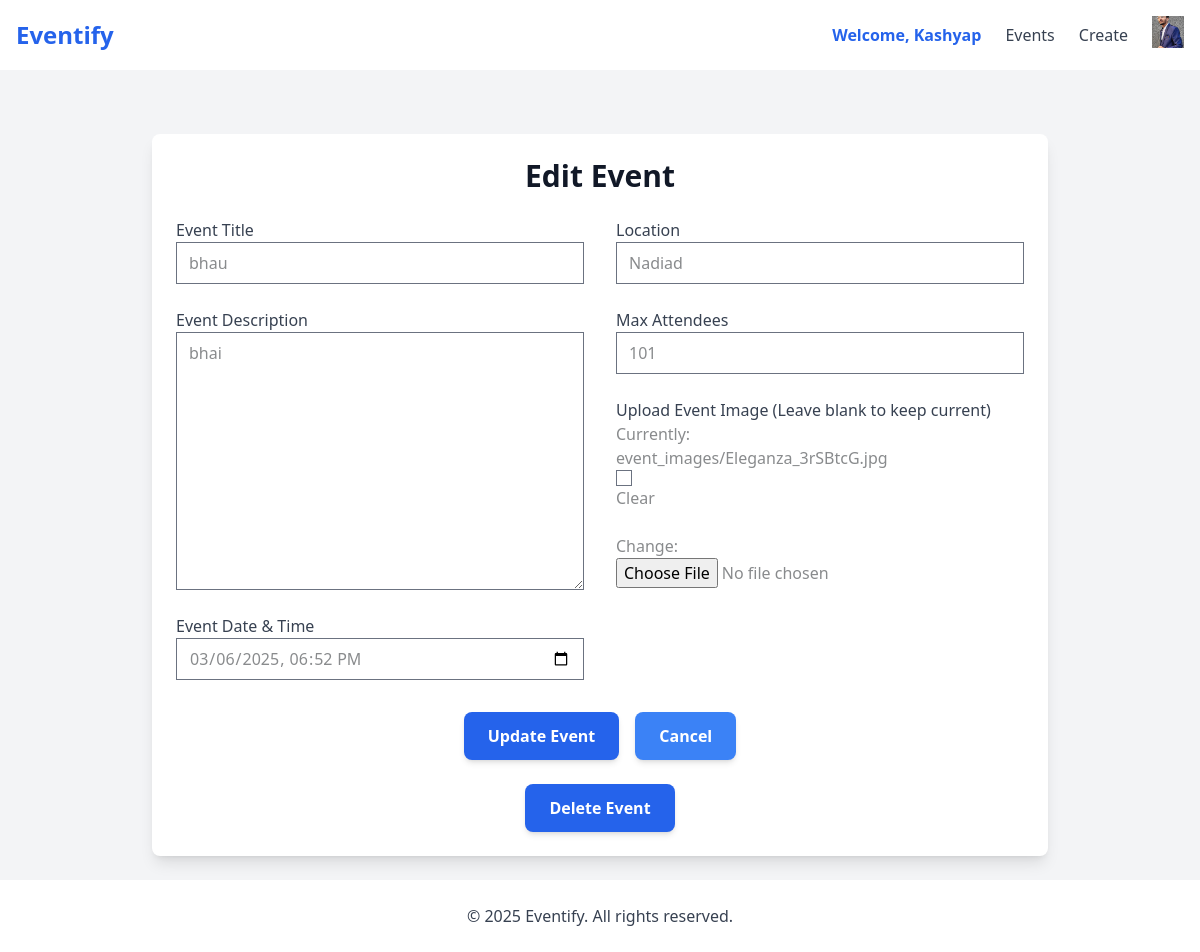
Screenshot of /event/22/edit_event/ (signed in) with the database file from the repository.
### user1/models.py (models this page shows, shortened)
class CustomUser(AbstractBaseUser, PermissionsMixin):
    email = models.EmailField(unique=True)  # Unique identifier
    name = models.CharField(max_length=50)
    phone_number = models.CharField(max_length=15, blank=True, null=True)
    profile_picture = models.ImageField(upload_to="profile_pics/", blank=True, null=True, default="profile_pics/default_profile.png")  # ✅ Default Image Added
    date_of_birth = models.DateField(blank=True, null=True)
    is_active = models.BooleanField(default=True)  # Active status
    is_staff = models.BooleanField(default=False)  # Required for admin login
    objects = CustomUserManager()
    USERNAME_FIELD = "email"  # Use email for authentication
    REQUIRED_FIELDS = ["name"]  # ✅ Removed "username" since it's not in your model

### event/models.py (models this page shows, shortened)
class Event(models.Model):
    title = models.CharField(max_length=200)
    description = models.TextField()
    location = models.CharField(max_length=255)
    date_time = models.DateTimeField()
    attendees = models.ManyToManyField(Attendee, related_name='events', blank=True)
    image = models.ImageField(upload_to='event_images/', null=True, blank=True)
    max_attendees = models.PositiveIntegerField(default=100)
    organizer = models.ForeignKey(CustomUser, on_delete=models.CASCADE, related_name="organized_events", null=True, blank=True)

### event/views.py (the view)
# urls.py: path('<int:event_id>/edit_event/', views.edit_event, name='edit_event'),
@login_required
def edit_event(request, event_id):  # Use title instead of event_id
    event = get_object_or_404(Event, id=event_id,organizer=request.user)  # Get event by title
    if request.method == "POST":
        form = EventForm(request.POST, request.FILES, instance=event)
        if form.is_valid():
            form.save()
            return redirect('event:event_list')  # Redirect after saving
    else:
        form = EventForm(instance=event)
    return render(request, 'event/edit_event.html', {'form': form, 'event': event})

### event/forms.py (shortened to what this page needs)
class EventForm(forms.ModelForm):
    class Meta:
        model = Event
        fields = ['title', 'description', 'location', 'date_time', 'image', 'max_attendees']
        widgets = {
            'date_time': forms.DateTimeInput(attrs={'type': 'datetime-local'}),
        }

### event/templates/event/edit_event.html (shortened to what this page needs)
{% extends 'layout.html' %}
{% block content %}
<div class="min-h-screen bg-gray-100 flex flex-col items-center">
    <div class="mt-16 p-6 bg-white shadow-lg rounded-lg max-w-4xl w-full">
        <h2 class="text-3xl font-semibold text-gray-900 mb-6 text-center">Edit Event</h2>
        <form method="POST" enctype="multipart/form-data" class="grid grid-cols-1 md:grid-cols-2 gap-8">
            <div class="space-y-6 w-full">
                <div class="flex flex-col">
                    <label for="event_title" class="text-gray-700 font-medium">Event Title</label>
                    {{ form.title }}
                </div>
                <div class="flex flex-col">
                    <label for="event_description" class="text-gray-700 font-medium">Event Description</label>
                    {{ form.description }}
                </div>
                <div class="flex flex-col">
                    <label for="event_date" class="text-gray-700 font-medium">Event Date & Time</label>
                    {{ form.date_time }}
                </div>
            </div>
            <div class="space-y-6 w-full">
                <div class="flex flex-col">
                    <label for="event_location" class="text-gray-700 font-medium">Location</label>
                    {{ form.location }}
                </div>
                <div class="flex flex-col">
                    <label for="event_max_attendees" class="text-gray-700 font-medium">Max Attendees</label>
                    {{ form.max_attendees }}
                </div>
                <div class="flex flex-col">
                    <label for="event_image" class="text-gray-700 font-medium">Upload Event Image (Leave blank to keep current)</label>
                    {{ form.image }}
                </div>
            </div>
            <div class="col-span-2 flex justify-center space-x-4">
                <button type="submit" class="bg-blue-600 hover:bg-blue-700 text-white font-semibold px-6 py-3 rounded-lg shadow-md w-full md:w-auto">
                    Update Event
                </button>
                <a href="{% url 'event:event_list' %}" class="bg-blue-500 hover:bg-blue-600 text-white font-semibold px-6 py-3 rounded-lg shadow-md w-full md:w-auto text-center">
                    Cancel
                </a>
            </div>
        </form>
<div class="mt-6 text-center">
    <form method="POST" action="{% url 'event:delete_event' event.id %}" id="delete-event-form">
        <button type="submit"
                class="bg-blue-600 hover:bg-red-700 text-white font-semibold px-6 py-3 rounded-lg shadow-md">
            Delete Event
        </button>
    </form>
</div>
    </div>
    <br>
</div>
{% endblock %}

### templates/layout.html (shortened to what this page needs)
{% load static tailwind_tags %}
{% load static %}
<!DOCTYPE html>
<html lang="en">
<head>
    {% tailwind_css %}
    <link rel="stylesheet" href="{% static 'style.css' %}">
</head>
<body>
    <nav class="w-full bg-white shadow-md p-4 flex justify-between items-center">
        <h1 class="text-2xl font-bold text-blue-600">
            <a href="{% url 'event:home' %}">Eventify</a>
        </h1>
        <div class="flex items-center space-x-6 text-gray-700">
            {% if request.user.is_authenticated %}
                <span class="text-blue-600 font-semibold">Welcome, {{ request.user.name }}</span>
                <a href="{% url 'event:event_list' %}" class="hover:text-orange-500 font-medium">Events</a>
                <a href="{% url 'event:create_event' %}" class="hover:text-orange-500 font-medium">Create</a>
                <div class="relative">
                    <button id="profile-menu-btn" class="focus:outline-none">
                        {% if request.user.profile_picture %}
                            <img src="{{ request.user.profile_picture.url }}" alt="Profile"
                                 class="rounded-full border border-gray-300 object-cover"
                                 style="width: 32px; height: 32px;">
                        {% else %}
                            <img src="{% static 'default_profile.png' %}" alt="Profile"
                                 class="rounded-full border border-gray-300 object-cover"
                                 style="width: 32px; height: 32px;">
                        {% endif %}
                    </button>
                </div>
            {% else %}
                <a href="{% url 'login' %}" class="hover:text-orange-500 font-medium">Login</a>
            {% endif %}
        </div>
    </nav>
    {% block content %}{% endblock %}
    <footer class="w-full bg-white p-6 space-y-6 text-center text-gray-700">
        © 2025 Eventify. All rights reserved.
    </footer>
</body>
</html>

### static/style.css (style rules this page uses)
body { background-color: rgb(23, 23, 26); color: rgb(137, 139, 141); }
h1 { text-align: center; font-size: 2em; }

### rows the page displays
CustomUser: user.name "Kashyap", user.profile_picture (picture)
Event: title "bhau", description "bhai", date_time "03/06/2025 18:52", location "Nadiad", max_attendees "101"
